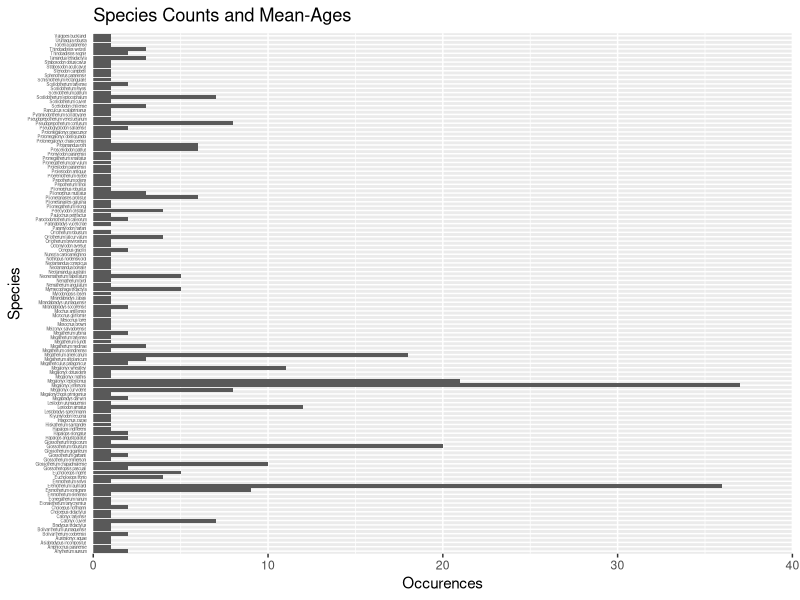

Here is the R script that generated this plot:
## ---- chunk 1

library(ggplot2)

setwd("/home/eeb177-student/Desktop/eeb-177/eeb-177-final-project/final-project/")

pilosa <- read.csv("mean_ages_for_r.csv", header = F, as.is = T)
  
names(pilosa) <- c("Species", "Age")
head(pilosa)

pilosa_occ <- ggplot(pilosa, aes(Species, color = Age))
pilosa_occ <- pilosa_occ + geom_bar()
pilosa_occ <- pilosa_occ + coord_flip() + theme(axis.text.y = element_text(size=3)) +theme(axis.ticks.y=element_blank())
pilosa_occ + scale_y_continuous(limits = c(0,40), expand = c(0, 0), breaks = c(0, 10, 20, 30, 40)) + labs(title = "Species Counts and Mean-Ages", x= "Species", y= "Occurences") 


